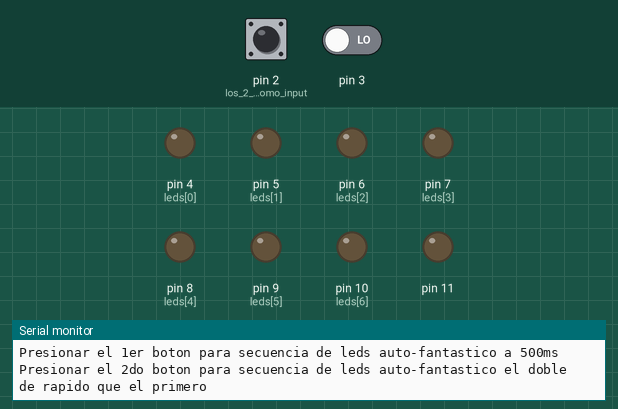
A sketch run on a simulated Arduino Uno, built with avr-gcc and run on an emulated ATmega328P. Parts: output pins drawn as LEDs (lit = HIGH), the last lines printed to the serial monitor. The inputs (shaded band) are chosen by the test bench; at power-on: pin 2 (los_2_botones_como_input) LOW, pin 3 LOW.

Above: at 1.3 s.
1.4 s: pin 2 (los_2_botones_como_input) pulled HIGH for 1.2 s
At 3.9 s:
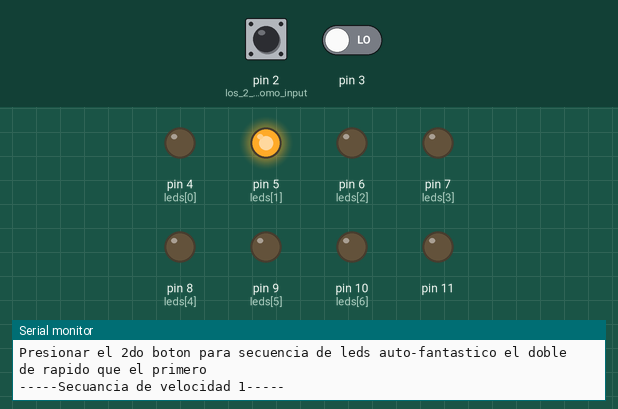
At 5.4 s:
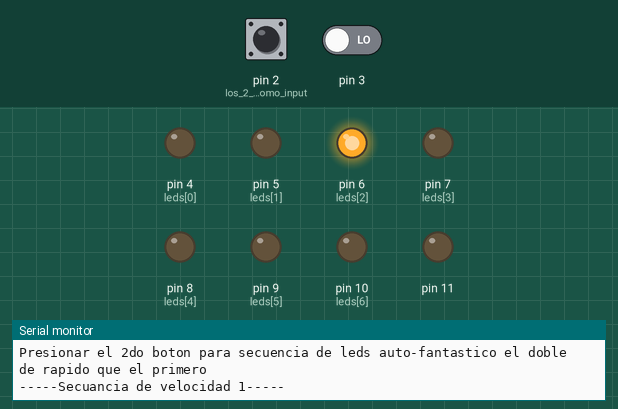
Timing chart, 0 to 19.8 s (numbered marks = the images above; inputs shaded):
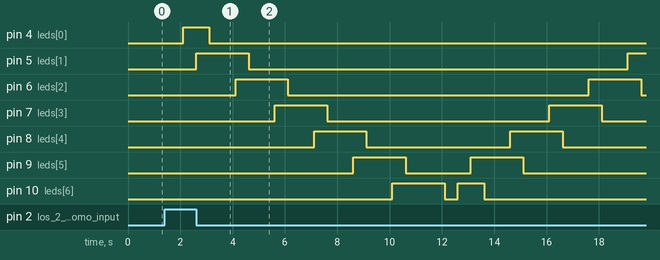

The sketch:

Parte2_Practica4.ino
```cpp
/*
   Fundacion Kinal
   Centro educativo tecnico laboral Kinal
   Quinto perito
   Quinto electronica
   Codigo Tecnico: EB5AV
   Curso: Taller de electronica digital y reparacion de computadoras I
   Dev: Sebastian Enrique Lemus Salvador
   Fecha: 02 de mayo de 2024

   link de la simulacion: https: https://www.tinkercad.com/things/gCr2IWTgZh9-parte-2-practica-4-bimestre-ii?sharecode=Ahn6FeTNXpPL08l5X-dcojNQ3QvY6PAqxWIEMpAeb-c

*/

int leds[] = {4, 5, 6, 7, 8, 9, 10};  // declaro todos los pins de las leds juntos
int contador_de_leds = 0;             //contador para sumar luego las leds de 1 en 1
int tiempo = 500;                  // tiempo para prender y apagar leds


void setup(){
  Serial.begin(9600); //inicio la comunicacion serial
  pinMode(2, INPUT);  // los 2 botones como input
  pinMode(3, INPUT);

  //para que las leds se definan como salida cuado se usen en el contador
  for (contador_de_leds = 0;contador_de_leds <= 6;contador_de_leds++) {
    pinMode(leds[contador_de_leds], OUTPUT);
  }
  //envio mensajes al monitor serial
  Serial.println("Presionar el 1er boton para secuencia de leds auto-fantastico a 500ms");
  Serial.println("Presionar el 2do boton para secuencia de leds auto-fantastico el doble de rapido que el primero \n");
}

//codigo principal
void secuencia_De_Luces(){
  //si el pulsador 1 se presiona se ejecutara lo de adentro del if
  if(digitalRead(2)==HIGH){
    //mando mensajes al monitor serial
    Serial.println("-----Secuancia de velocidad 1-----");
    Serial.println("\n");
    //un for para prender las leds iniciando desde la 1era
    for (contador_de_leds = 0; contador_de_leds <= 6; contador_de_leds++) {
      //se prende la primera led
      digitalWrite(leds[contador_de_leds], HIGH);
      delay(tiempo);
      //va sumando el contador para ir de led en led encendiendo y apagando
      digitalWrite(leds[contador_de_leds + 1], HIGH);
      delay(tiempo);
      digitalWrite(leds[contador_de_leds], LOW);
      delay(tiempo);
    }
    //for para hacer lo mismo que el anterior pero esta vez desde la ultima led a la primera
    for (contador_de_leds = 6; contador_de_leds >= 0; contador_de_leds--) {
      digitalWrite(leds[contador_de_leds], HIGH);
      delay(tiempo);
      digitalWrite(leds[contador_de_leds - 1], HIGH);
      delay(tiempo);
      digitalWrite(leds[contador_de_leds], LOW);
      delay(tiempo);
    }
  }
  /* si se pulsa el boton 3 se ejecutara lo mismo que el
     primer boton pero el doble de rapido
  */
  if(digitalRead(3)==HIGH){
    Serial.println("-----Secuancia de velocidad 2-----");
    Serial.println("\n");
    for (contador_de_leds = 0; contador_de_leds <= 6; contador_de_leds++) {
      digitalWrite(leds[contador_de_leds], HIGH);
      delay(tiempo/2);
      digitalWrite(leds[contador_de_leds + 1], HIGH);
      delay(tiempo/2);
      digitalWrite(leds[contador_de_leds], LOW);
      delay(tiempo/2);
    }
    for (contador_de_leds = 6; contador_de_leds >= 0; contador_de_leds--) {
      digitalWrite(leds[contador_de_leds], HIGH);
      delay(tiempo/2);
      digitalWrite(leds[contador_de_leds - 1], HIGH);
      delay(tiempo/2);
      digitalWrite(leds[contador_de_leds], LOW);
      delay(tiempo/2);
    }
  }
  delay(1000);
}

void loop() {
  //llamo a la funcion secuencia de luces antes establecida
  secuencia_De_Luces();
}
```

Measured:
- after the input at 1.4 s, pin 4 (leds[0]): LOW → HIGH after 0.71 s, → LOW 1.0 s later; pin 5 (leds[1]): LOW → HIGH after 1.2 s, → LOW 2.0 s later, → HIGH 14.5 s later
